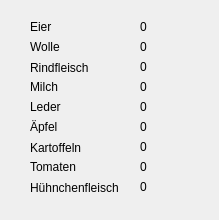
<?xml version="1.0" encoding="UTF-8"?>
<ui version="4.0">
 <class>LagerDialog</class>
 <widget class="QDialog" name="LagerDialog">
  <property name="geometry">
   <rect>
    <x>0</x>
    <y>0</y>
    <width>219</width>
    <height>220</height>
   </rect>
  </property>
  <property name="sizePolicy">
   <sizepolicy hsizetype="Fixed" vsizetype="Fixed">
    <horstretch>0</horstretch>
    <verstretch>0</verstretch>
   </sizepolicy>
  </property>
  <property name="minimumSize">
   <size>
    <width>219</width>
    <height>220</height>
   </size>
  </property>
  <property name="maximumSize">
   <size>
    <width>219</width>
    <height>220</height>
   </size>
  </property>
  <property name="windowTitle">
   <string>Dialog</string>
  </property>
  <widget class="QLabel" name="label">
   <property name="geometry">
    <rect>
     <x>30</x>
     <y>20</y>
     <width>46</width>
     <height>13</height>
    </rect>
   </property>
   <property name="text">
    <string>Eier</string>
   </property>
  </widget>
  <widget class="QLabel" name="label_2">
   <property name="geometry">
    <rect>
     <x>30</x>
     <y>40</y>
     <width>46</width>
     <height>13</height>
    </rect>
   </property>
   <property name="text">
    <string>Wolle</string>
   </property>
  </widget>
  <widget class="QLabel" name="label_3">
   <property name="geometry">
    <rect>
     <x>30</x>
     <y>60</y>
     <width>61</width>
     <height>16</height>
    </rect>
   </property>
   <property name="text">
    <string>Rindfleisch</string>
   </property>
  </widget>
  <widget class="QLabel" name="label_4">
   <property name="geometry">
    <rect>
     <x>30</x>
     <y>80</y>
     <width>46</width>
     <height>13</height>
    </rect>
   </property>
   <property name="text">
    <string>Milch</string>
   </property>
  </widget>
  <widget class="QLabel" name="label_5">
   <property name="geometry">
    <rect>
     <x>30</x>
     <y>100</y>
     <width>46</width>
     <height>13</height>
    </rect>
   </property>
   <property name="text">
    <string>Leder</string>
   </property>
  </widget>
  <widget class="QLabel" name="label_6">
   <property name="geometry">
    <rect>
     <x>30</x>
     <y>120</y>
     <width>46</width>
     <height>13</height>
    </rect>
   </property>
   <property name="text">
    <string>Äpfel</string>
   </property>
  </widget>
  <widget class="QLabel" name="label_7">
   <property name="geometry">
    <rect>
     <x>30</x>
     <y>140</y>
     <width>71</width>
     <height>16</height>
    </rect>
   </property>
   <property name="text">
    <string>Kartoffeln</string>
   </property>
  </widget>
  <widget class="QLabel" name="label_8">
   <property name="geometry">
    <rect>
     <x>30</x>
     <y>160</y>
     <width>46</width>
     <height>13</height>
    </rect>
   </property>
   <property name="text">
    <string>Tomaten</string>
   </property>
  </widget>
  <widget class="QLabel" name="label_9">
   <property name="geometry">
    <rect>
     <x>30</x>
     <y>180</y>
     <width>91</width>
     <height>16</height>
    </rect>
   </property>
   <property name="text">
    <string>Hühnchenfleisch</string>
   </property>
  </widget>
  <widget class="QLabel" name="label_10">
   <property name="geometry">
    <rect>
     <x>140</x>
     <y>20</y>
     <width>46</width>
     <height>13</height>
    </rect>
   </property>
   <property name="text">
    <string>0</string>
   </property>
  </widget>
  <widget class="QLabel" name="label_11">
   <property name="geometry">
    <rect>
     <x>140</x>
     <y>40</y>
     <width>46</width>
     <height>13</height>
    </rect>
   </property>
   <property name="text">
    <string>0</string>
   </property>
  </widget>
  <widget class="QLabel" name="label_12">
   <property name="geometry">
    <rect>
     <x>140</x>
     <y>60</y>
     <width>46</width>
     <height>13</height>
    </rect>
   </property>
   <property name="text">
    <string>0</string>
   </property>
  </widget>
  <widget class="QLabel" name="label_13">
   <property name="geometry">
    <rect>
     <x>140</x>
     <y>80</y>
     <width>46</width>
     <height>13</height>
    </rect>
   </property>
   <property name="text">
    <string>0</string>
   </property>
  </widget>
  <widget class="QLabel" name="label_14">
   <property name="geometry">
    <rect>
     <x>140</x>
     <y>100</y>
     <width>46</width>
     <height>13</height>
    </rect>
   </property>
   <property name="text">
    <string>0</string>
   </property>
  </widget>
  <widget class="QLabel" name="label_15">
   <property name="geometry">
    <rect>
     <x>140</x>
     <y>120</y>
     <width>46</width>
     <height>13</height>
    </rect>
   </property>
   <property name="text">
    <string>0</string>
   </property>
  </widget>
  <widget class="QLabel" name="label_16">
   <property name="geometry">
    <rect>
     <x>140</x>
     <y>140</y>
     <width>46</width>
     <height>13</height>
    </rect>
   </property>
   <property name="text">
    <string>0</string>
   </property>
  </widget>
  <widget class="QLabel" name="label_17">
   <property name="geometry">
    <rect>
     <x>140</x>
     <y>160</y>
     <width>46</width>
     <height>13</height>
    </rect>
   </property>
   <property name="text">
    <string>0</string>
   </property>
  </widget>
  <widget class="QLabel" name="label_18">
   <property name="geometry">
    <rect>
     <x>140</x>
     <y>180</y>
     <width>46</width>
     <height>13</height>
    </rect>
   </property>
   <property name="text">
    <string>0</string>
   </property>
  </widget>
 </widget>
 <resources/>
 <connections/>
</ui>
